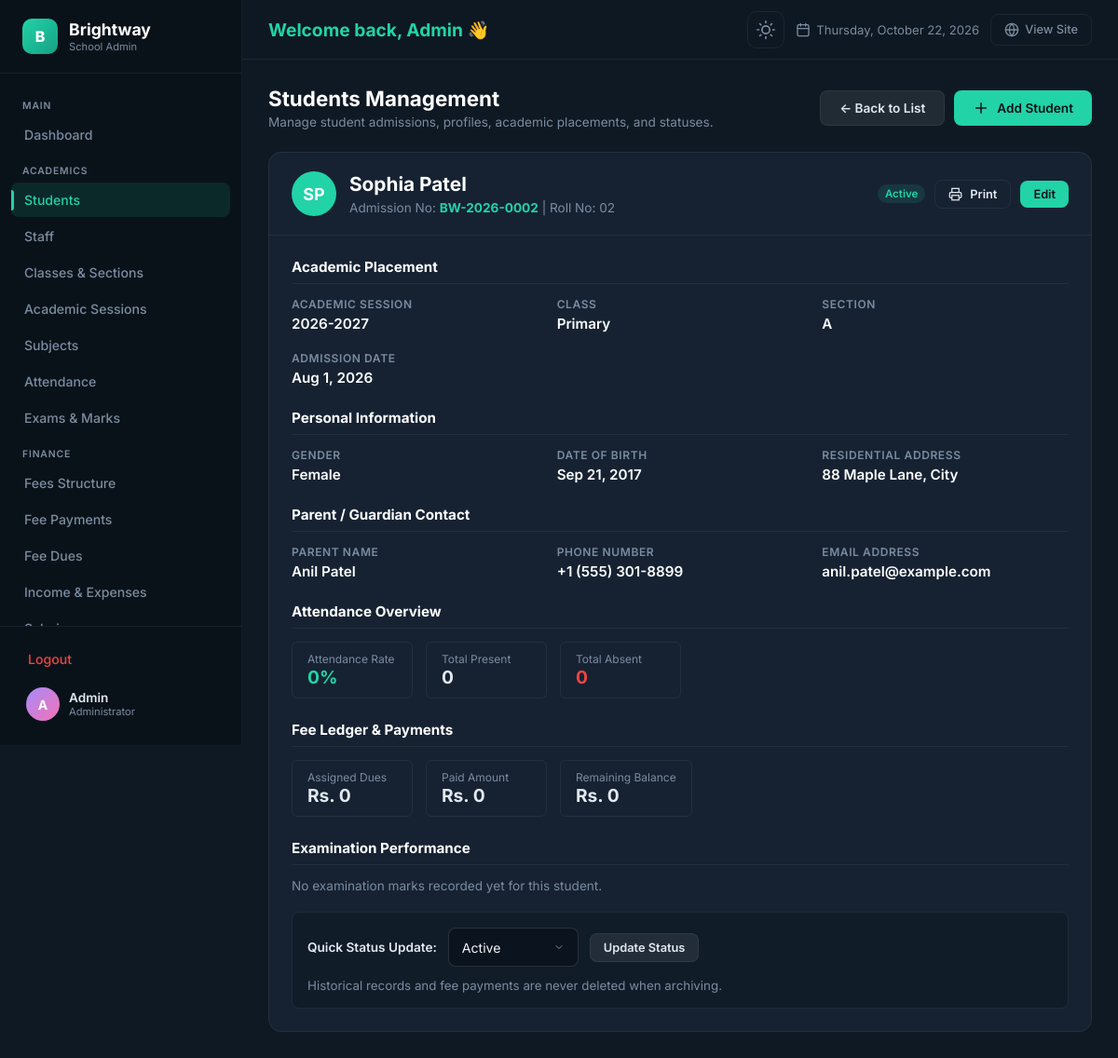
The page /admin/students.php?action=view&id=2 (signed in) on the database its author committed.
### tables this page shows
CREATE TABLE `students` (
  `id` INT AUTO_INCREMENT PRIMARY KEY,
  `admission_no` VARCHAR(50) NOT NULL UNIQUE,
  `roll_no` VARCHAR(20) NULL,
  `first_name` VARCHAR(50) NOT NULL,
  `last_name` VARCHAR(50) NOT NULL,
  `gender` ENUM('Male', 'Female', 'Other') NOT NULL,
  `date_of_birth` DATE NOT NULL,
  `session_id` INT NOT NULL,
  `class_id` INT NOT NULL,
  `section_id` INT NOT NULL,
  `parent_name` VARCHAR(100) NOT NULL,
  `parent_phone` VARCHAR(25) NOT NULL,
  `parent_email` VARCHAR(100) NULL,
  `address` TEXT NOT NULL,
  `admission_date` DATE NOT NULL,
  `student_photo` VARCHAR(255) NULL,
  `status` ENUM('active', 'inactive', 'graduated', 'archived') NOT NULL DEFAULT 'active',
  `created_at` DATETIME NOT NULL DEFAULT CURRENT_TIMESTAMP,
  `updated_at` DATETIME NOT NULL DEFAULT CURRENT_TIMESTAMP ON UPDATE CURRENT_TIMESTAMP,
  CONSTRAINT `fk_students_session` FOREIGN KEY (`session_id`) REFERENCES `academic_sessions` (`id`),
  CONSTRAINT `fk_students_class` FOREIGN KEY (`class_id`) REFERENCES `classes` (`id`),
  CONSTRAINT `fk_students_section` FOREIGN KEY (`section_id`) REFERENCES `sections` (`id`)
);

CREATE TABLE `academic_sessions` (
  `id` INT AUTO_INCREMENT PRIMARY KEY,
  `session_name` VARCHAR(50) NOT NULL UNIQUE,
  `start_date` DATE NOT NULL,
  `end_date` DATE NOT NULL,
  `is_current` TINYINT(1) NOT NULL DEFAULT 0,
  `created_at` DATETIME NOT NULL DEFAULT CURRENT_TIMESTAMP
);

CREATE TABLE `classes` (
  `id` INT AUTO_INCREMENT PRIMARY KEY,
  `class_name` VARCHAR(50) NOT NULL UNIQUE,
  `numeric_grade` INT NOT NULL,
  `created_at` DATETIME NOT NULL DEFAULT CURRENT_TIMESTAMP
);

CREATE TABLE `sections` (
  `id` INT AUTO_INCREMENT PRIMARY KEY,
  `class_id` INT NOT NULL,
  `section_name` VARCHAR(20) NOT NULL,
  `capacity` INT NOT NULL DEFAULT 30,
  `created_at` DATETIME NOT NULL DEFAULT CURRENT_TIMESTAMP,
  UNIQUE KEY `uq_class_section` (`class_id`, `section_name`),
  CONSTRAINT `fk_sections_class` FOREIGN KEY (`class_id`) REFERENCES `classes` (`id`) ON DELETE CASCADE
);

### admin/students.php (the view, shortened to what the rows shown need)
<?php
require_once __DIR__ . '/auth.php';
$action = $_GET['action'] ?? 'list';
$student_id = isset($_GET['id']) ? (int)$_GET['id'] : 0;
$student = null;
if (($action === 'view' || $action === 'edit') && $student_id > 0) {
    $stmt = mysqli_prepare($conn, "SELECT s.*,
        c.class_name, sec.section_name, ses.session_name
        FROM students s
        LEFT JOIN classes c ON s.class_id = c.id
        LEFT JOIN sections sec ON s.section_id = sec.id
        LEFT JOIN academic_sessions ses ON s.session_id = ses.id
        WHERE s.id = ? LIMIT 1");
    mysqli_stmt_bind_param($stmt, 'i', $student_id);
    mysqli_stmt_execute($stmt);
    $result = mysqli_stmt_get_result($stmt);
    $student = mysqli_fetch_assoc($result);
}
include __DIR__ . '/header.php';
?>
<div class="page-header">
    <div class="page-header__left">
        <h1 class="page-header__title">Students Management</h1>
    </div>
</div>
<?php if ($action === 'view' && $student): ?>
    <div class="detail-card animate-in">
        <div class="detail-card__header">
            <div style="display:flex;align-items:center;gap:14px;">
                <div class="student-avatar" style="width:48px;height:48px;font-size:18px;background:var(--admin-accent);">
                    <?php echo strtoupper(substr($student['first_name'],0,1) . substr($student['last_name'],0,1)); ?>
                </div>
                <div>
                    <h2 style="font-size:1.3rem;font-weight:700;color:var(--admin-heading);margin-bottom:2px;">
                        <?php echo htmlspecialchars($student['first_name'] . ' ' . $student['last_name']); ?>
                    </h2>
                    <span style="color:var(--admin-text-muted);font-size:0.85rem;">
                        Admission No: <strong style="color:var(--admin-accent);"><?php echo htmlspecialchars($student['admission_no']); ?></strong>
                        <?php if ($student['roll_no']): ?> | Roll No: <?php echo htmlspecialchars($student['roll_no']); ?><?php endif; ?>
                    </span>
                </div>
            </div>
            <div style="display:flex;align-items:center;gap:10px;">
                <span class="badge badge--<?php echo $student['status']; ?>">
                    <?php echo ucfirst($student['status']); ?>
                </span>
                <button onclick="window.print()" class="btn-admin btn-admin--sm btn-admin--ghost" title="Print Profile">
                    <svg width="15" height="15" viewBox="0 0 24 24" fill="none" stroke="currentColor" stroke-width="2"><polyline points="6 9 6 2 18 2 18 9"/><path d="M6 18H4a2 2 0 0 1-2-2v-5a2 2 0 0 1 2-2h16a2 2 0 0 1 2 2v5a2 2 0 0 1-2 2h-2"/><rect x="6" y="14" width="12" height="8"/></svg>
                    <span>Print</span>
                </button>
                <a href="students.php?action=edit&id=<?php echo $student['id']; ?>" class="btn-admin btn-admin--sm btn-admin--primary">Edit</a>
            </div>
        </div>
        <div class="detail-card__body">
            <h3 style="font-size:0.95rem;font-weight:700;color:var(--admin-heading);margin-bottom:14px;border-bottom:1px solid var(--admin-border);padding-bottom:8px;">
                Academic Placement
            </h3>
            <div class="detail-grid" style="margin-bottom:24px;">
                <div class="detail-item">
                    <span class="detail-label">Academic Session</span>
                    <span class="detail-value"><?php echo htmlspecialchars($student['session_name'] ?? 'N/A'); ?></span>
                </div>
                <div class="detail-item">
                    <span class="detail-label">Class</span>
                    <span class="detail-value"><?php echo htmlspecialchars($student['class_name'] ?? 'N/A'); ?></span>
                </div>
                <div class="detail-item">
                    <span class="detail-label">Section</span>
                    <span class="detail-value"><?php echo htmlspecialchars($student['section_name'] ?? 'N/A'); ?></span>
                </div>
                <div class="detail-item">
                    <span class="detail-label">Admission Date</span>
                    <span class="detail-value"><?php echo date('M j, Y', strtotime($student['admission_date'])); ?></span>
                </div>
            </div>
            <h3 style="font-size:0.95rem;font-weight:700;color:var(--admin-heading);margin-bottom:14px;border-bottom:1px solid var(--admin-border);padding-bottom:8px;">
                Personal Information
            </h3>
            <div class="detail-grid" style="margin-bottom:24px;">
                <div class="detail-item">
                    <span class="detail-label">Gender</span>
                    <span class="detail-value"><?php echo htmlspecialchars($student['gender']); ?></span>
                </div>
                <div class="detail-item">
                    <span class="detail-label">Date of Birth</span>
                    <span class="detail-value"><?php echo date('M j, Y', strtotime($student['date_of_birth'])); ?></span>
                </div>
                <div class="detail-item">
                    <span class="detail-label">Residential Address</span>
                    <span class="detail-value"><?php echo nl2br(htmlspecialchars($student['address'])); ?></span>
                </div>
            </div>
            <h3 style="font-size:0.95rem;font-weight:700;color:var(--admin-heading);margin-bottom:14px;border-bottom:1px solid var(--admin-border);padding-bottom:8px;">
                Parent / Guardian Contact
            </h3>
            <div class="detail-grid" style="margin-bottom:24px;">
                <div class="detail-item">
                    <span class="detail-label">Parent Name</span>
                    <span class="detail-value"><?php echo htmlspecialchars($student['parent_name']); ?></span>
                </div>
                <div class="detail-item">
                    <span class="detail-label">Phone Number</span>
                    <span class="detail-value"><?php echo htmlspecialchars($student['parent_phone']); ?></span>
                </div>
                <div class="detail-item">
                    <span class="detail-label">Email Address</span>
                    <span class="detail-value"><?php echo htmlspecialchars($student['parent_email'] ?: 'Not provided'); ?></span>
                </div>
            </div>
            <?php
            $sid = (int)$student['id'];
            $att_stats = mysqli_fetch_assoc(mysqli_query($conn, "SELECT
                COUNT(*) as total,
                SUM(status = 'present') as presents,
                SUM(status = 'absent') as absents,
                SUM(status = 'leave') as leaves
                FROM attendance WHERE student_id = $sid"));
            $att_rate = ($att_stats['total'] > 0) ? round(($att_stats['presents'] / $att_stats['total']) * 100, 1) : 0;
            $fee_assigned = (float)(mysqli_fetch_assoc(mysqli_query($conn, "SELECT COALESCE(SUM(net_amount), 0) as total FROM student_fee_assignments WHERE student_id = $sid"))['total'] ?? 0);
            $fee_paid = (float)(mysqli_fetch_assoc(mysqli_query($conn, "SELECT COALESCE(SUM(amount_paid), 0) as total FROM fee_payments WHERE student_id = $sid"))['total'] ?? 0);
            $fee_balance = max(0, $fee_assigned - $fee_paid);
            $recent_marks = mysqli_query($conn, "SELECT m.marks_obtained, m.grade, es.max_marks, es.pass_marks, sub.subject_name, ex.exam_name
                FROM marks m
                JOIN exam_schedules es ON m.exam_schedule_id = es.id
                JOIN subjects sub ON es.subject_id = sub.id
                JOIN exams ex ON es.exam_id = ex.id
                WHERE m.student_id = $sid
                ORDER BY es.exam_date DESC LIMIT 5");
            ?>
            <h3 style="font-size:0.95rem;font-weight:700;color:var(--admin-heading);margin-top:24px;margin-bottom:14px;border-bottom:1px solid var(--admin-border);padding-bottom:8px;">
                Attendance Overview
            </h3>
            <div style="display:flex;gap:14px;flex-wrap:wrap;margin-bottom:16px;">
                <div style="background:var(--admin-card-bg);border:1px solid var(--admin-border);padding:10px 16px;border-radius:6px;min-width:130px;">
                    <div style="font-size:0.75rem;color:var(--admin-text-muted);">Attendance Rate</div>
                    <div style="font-size:1.2rem;font-weight:700;color:var(--admin-accent);"><?php echo $att_rate; ?>%</div>
                </div>
                <div style="background:var(--admin-card-bg);border:1px solid var(--admin-border);padding:10px 16px;border-radius:6px;min-width:130px;">
                    <div style="font-size:0.75rem;color:var(--admin-text-muted);">Total Present</div>
                    <div style="font-size:1.2rem;font-weight:700;color:var(--admin-green);"><?php echo (int)($att_stats['presents'] ?? 0); ?></div>
                </div>
                <div style="background:var(--admin-card-bg);border:1px solid var(--admin-border);padding:10px 16px;border-radius:6px;min-width:130px;">
                    <div style="font-size:0.75rem;color:var(--admin-text-muted);">Total Absent</div>
                    <div style="font-size:1.2rem;font-weight:700;color:var(--admin-red);"><?php echo (int)($att_stats['absents'] ?? 0); ?></div>
                </div>
            </div>
            <h3 style="font-size:0.95rem;font-weight:700;color:var(--admin-heading);margin-top:24px;margin-bottom:14px;border-bottom:1px solid var(--admin-border);padding-bottom:8px;">
                Fee Ledger & Payments
            </h3>
            <div style="display:flex;gap:14px;flex-wrap:wrap;margin-bottom:16px;">
                <div style="background:var(--admin-card-bg);border:1px solid var(--admin-border);padding:10px 16px;border-radius:6px;min-width:130px;">
                    <div style="font-size:0.75rem;color:var(--admin-text-muted);">Assigned Dues</div>
                    <div style="font-size:1.2rem;font-weight:700;">Rs. <?php echo number_format($fee_assigned); ?></div>
                </div>
                <div style="background:var(--admin-card-bg);border:1px solid var(--admin-border);padding:10px 16px;border-radius:6px;min-width:130px;">
                    <div style="font-size:0.75rem;color:var(--admin-text-muted);">Paid Amount</div>
                    <div style="font-size:1.2rem;font-weight:700;color:var(--admin-green);">Rs. <?php echo number_format($fee_paid); ?></div>
                </div>
                <div style="background:var(--admin-card-bg);border:1px solid var(--admin-border);padding:10px 16px;border-radius:6px;min-width:130px;">
                    <div style="font-size:0.75rem;color:var(--admin-text-muted);">Remaining Balance</div>
                    <div style="font-size:1.2rem;font-weight:700;color:<?php echo $fee_balance > 0 ? 'var(--admin-red)' : 'var(--admin-green)'; ?>;">Rs. <?php echo number_format($fee_balance); ?></div>
                </div>
            </div>
            <h3 style="font-size:0.95rem;font-weight:700;color:var(--admin-heading);margin-top:24px;margin-bottom:14px;border-bottom:1px solid var(--admin-border);padding-bottom:8px;">
                Examination Performance
            </h3>
            <?php if (mysqli_num_rows($recent_marks) > 0): ?>
                <table class="recent-table" style="margin-bottom:20px;font-size:0.85rem;">
                    <thead><tr><th>Exam</th><th>Subject</th><th>Max Marks</th><th>Obtained</th><th>Grade</th><th>Status</th></tr></thead>
                    <tbody>
                        <?php while ($mr = mysqli_fetch_assoc($recent_marks)):
                            $passed = ($mr['marks_obtained'] >= $mr['pass_marks']);
                        ?>
                            <tr>
                                <td><?php echo htmlspecialchars($mr['exam_name']); ?></td>
                                <td style="font-weight:600;"><?php echo htmlspecialchars($mr['subject_name']); ?></td>
                                <td><?php echo $mr['max_marks']; ?></td>
                                <td><?php echo $mr['marks_obtained']; ?></td>
                                <td style="font-weight:700;color:var(--admin-accent);"><?php echo htmlspecialchars($mr['grade'] ?: '-'); ?></td>
                                <td>
                                    <?php if ($passed): ?>
                                        <span class="badge badge--active">Passed</span>
                                    <?php else: ?>
                                        <span class="badge badge--danger" style="background:rgba(239,68,68,0.15);color:#ef4444;">Failed</span>
                                    <?php endif; ?>
                                </td>
                            </tr>
                        <?php endwhile; ?>
                    </tbody>
                </table>
            <?php else: ?>
                <p style="color:var(--admin-text-muted);font-size:0.85rem;margin-bottom:20px;">No examination marks recorded yet for this student.</p>
            <?php endif; ?>
            <div style="background:var(--admin-input-bg);padding:16px;border-radius:var(--radius-sm);border:1px solid var(--admin-border);margin-top:20px;">
                <form method="POST" action="students.php" style="display:flex;align-items:center;gap:12px;flex-wrap:wrap;">
                    <label style="font-size:0.85rem;font-weight:600;color:var(--admin-text);">Quick Status Update:</label>
                    <select name="new_status" class="form-control" style="width:auto;min-width:140px;">
                        <option value="active" <?php echo $student['status'] === 'active' ? 'selected' : ''; ?>>Active</option>
                    </select>
                    <button type="submit" class="btn-admin btn-admin--sm btn-admin--secondary">Update Status</button>
                    <small style="color:var(--admin-text-muted);">Historical records and fee payments are never deleted when archiving.</small>
                </form>
            </div>
        </div>
    </div>
<?php endif; ?>
<?php include __DIR__ . '/footer.php'; ?>

### rows shown on the page
students: first_name+last_name "SP", first_name+last_name "Sophia Patel", admission_no "BW-2026-0002", roll_no "02", status "Active", session.session_name "2026-2027", class.class_name "Primary", section.section_name "A", admission_date "Aug 1, 2026", gender "Female", date_of_birth "Sep 21, 2017", address "88 Maple Lane, City", parent_name "Anil Patel", parent_phone "+1 (555) 301-8899", parent_email "anil.patel@example.com", new_status "Active"

### other values the page prints
$admin_initial "A"
$admin_name "Admin"
$att_rate "0"
$att_stats['presents'] "0"
$att_stats['absents'] "0"
$fee_assigned "0"
$fee_paid "0"
$fee_balance "0"
